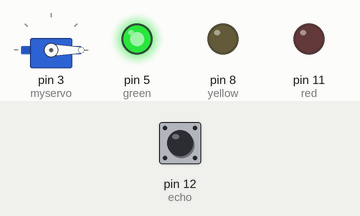
Recording of a sketch running on a simulated Arduino Uno, built with avr-gcc and run on an emulated ATmega328P. Parts: servo, output pins drawn as LEDs (lit = HIGH). The inputs (shaded band) are chosen by the test bench; at power-on: pin 12 (echo) LOW. Pins used as bus, display or sensor lines are not drawn.

Above: at 8.4 s.
8.5 s: pin 12 (echo) pulsed HIGH 5 times (0.12 s each, 0.3 s apart)
At 10.3 s:
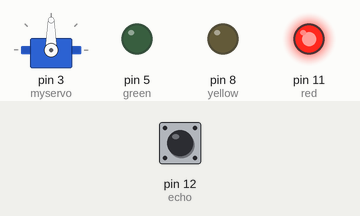
At 11.6 s:
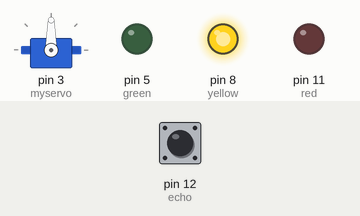
Timing chart, 0 to 18.0 s (numbered marks = the images above; inputs shaded):
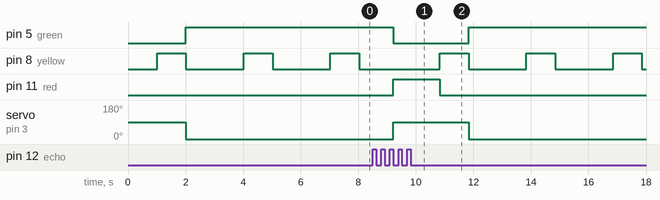

The sketch:

automatic_traffic_controling_system_code.ino
```cpp
#include <Servo.h>
Servo myservo;
int red = 11;
int yellow = 8;
int green = 5;
int trig = 13;
int echo = 12;
long duration;
float distance;

void setup() {
  pinMode(trig, OUTPUT);
  pinMode(echo, INPUT);
  pinMode(red, OUTPUT);
  pinMode(yellow, OUTPUT);
  pinMode(green, OUTPUT);
  myservo.attach(3);
}
void loop() {
digitalWrite(trig, LOW);
delay(2);
digitalWrite(trig, HIGH);
delay(10);
digitalWrite(trig, LOW);

duration = pulseIn(echo, HIGH);
distance = duration * 0.034 / 2;
if(distance > 20) {
  digitalWrite(green, LOW);
  digitalWrite(red, HIGH);
  myservo.write(90);
} else {
  digitalWrite(red, LOW);
  digitalWrite(yellow, HIGH);
  delay(1000);
  digitalWrite(yellow, LOW);
  digitalWrite(green, HIGH);
  myservo.write(0);
  delay(1000);
}
}
```

Measured:
- after the input at 8.5 s, pin 5 (green): HIGH → LOW after 0.72 s, → HIGH 2.6 s later; pin 11 (red): LOW → HIGH after 0.72 s, → LOW 1.6 s later; servo on pin 3 (myservo): 0° → 90° after 0.72 s, → 0° 2.6 s later
- by itself, pin 8 (yellow): alternates HIGH for 1.0 s and LOW for 2.0 s
